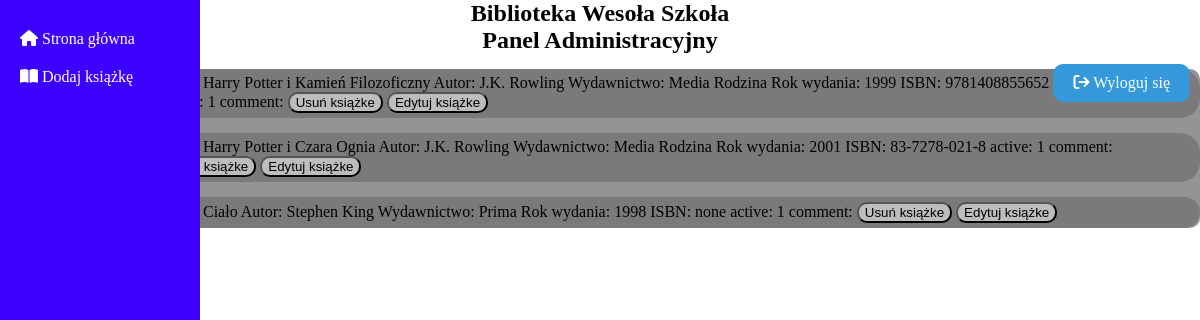
The page /BO/book_list.php on the database as committed earlier.
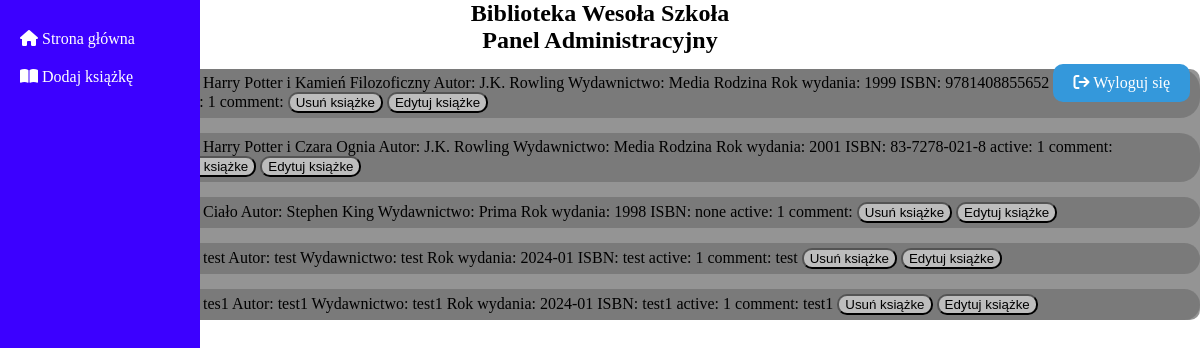
The same page on the database as committed later.
### tables this page shows
CREATE TABLE `book` (
  `id_book` int(11) NOT NULL,
  `title` varchar(255) NOT NULL,
  `author` varchar(255) NOT NULL,
  `publisher` varchar(255) NOT NULL,
  `publishYear` varchar(255) NOT NULL,
  `isbn` varchar(255) NOT NULL,
  `active` tinyint(1) NOT NULL,
  `comments` longtext NOT NULL
);

### DB/db_connection.php (called while the page is built, shortened)
<?php
class db_connection{
    var $host = "localhost";
    var $dbname = "wiai";
    var $username = "root";
    var $password = "";
    public function databaseConnect(){
        $con = mysqli_connect($this->host, $this->username, $this->password, $this->dbname);
        if(!$con){
            die("Connection failed: " . mysqli_connect_error());
        }
        else{
            $this->connect = $con;
        }
    }
}
?>

### DB/db_book.php (called while the page is built, shortened)
<?php
include('db_connection.php');
class db_book extends db_connection{
    function selectBookAll(){
        $query = 'SELECT * FROM `book` WHERE 1';
        $data = mysqli_query($this->connect, $query);
        if (mysqli_num_rows($data) > 0){
            return $data;
        }
    }
}
?>

### BO/book_list.php (the view, shortened to what this page needs)
<?php
include('./head_admin.php');
?>
    <div class="panel_lewy">
    <a class="przycisk" href="./admin_panel.php"><i class="fa-solid fa-house" style="color: #fff;"></i> Strona główna</a>
    <a class="przycisk" href="./book_add.php"><i class="fa-solid fa-book-open" style="color: #fff;"></i> Dodaj książkę</a>
    </div>
    <?php
    include('../DB/db_book.php');
    $baza = new db_book();
    $baza->databaseConnect();
    $data = $baza->selectBookAll();
    if (!empty($data)){
    ?>
    <div class="wpisy">
        <?php
            while($row = mysqli_fetch_assoc($data))
            {
                echo "<div id='wpis' class='artykul'>Tytuł: ".$row['title']." Autor: ".$row['author']." Wydawnictwo: ".$row['publisher']." Rok wydania: ".$row['publishYear']." ISBN: ".$row['isbn']." active: ".$row['active']." comment: ".$row['comments']."
                <button class='delete'><a href=book_list.php?del=True&id=".$row['id_book'].">
                Usuń książke
                </a></button>
                <button class='delete'><a href=book_edit.php?id=".$row['id_book'].">
                Edytuj książke
                </a></button>
                </div>";
            }
            } else {
                echo "Brak książek";
            }
        ?>
    </div>
</body>
</html>

### BO/head_admin.php (shortened to what this page needs)
<!DOCTYPE html>
<html lang="pl">
<head>
    <link rel="stylesheet" href="admin_panel.css">
    <link rel="stylesheet" href="https://cdnjs.cloudflare.com/ajax/libs/font-awesome/4.7.0/css/font-awesome.min.css">
</head>
<body>
    <header>
        <h2>Biblioteka Wesoła Szkoła<br>Panel Administracyjny</h2>
        <a href="login.php" class="logout" id="logout"><i class="fa-solid fa-arrow-right-from-bracket" style="color: #fff;"></i> Wyloguj się</a>
    </header>

### BO/admin_panel.css (style rules this page uses)
body { background-color: #ffffff; color: #000000; height: 100vh; margin: 0; padding: 0; }
header { text-align: center; }
h2 { margin: 0; }
.logout { padding: 10px 20px; text-decoration: none; color: #fff; background-color: #3498db; border-radius: 10px; float: right; margin-top: 10px; margin-right: 10px; }
.wpisy { margin-left: 13vw; background-color: rgba(42, 43, 42, 0.5); border-radius: 10px; }
.artykul a { text-decoration: none; color: aqua; }
.artykul { padding: 5px; background-color: rgba(98, 99, 98, 0.5); border-radius: 20px; margin-top: 15px; }
.delete { border-radius: 10px; background-color: rgba(255, 255, 255, 0.5); }
.delete a { text-decoration: none; color: #000; }
.panel_lewy { position: absolute; top: 0; left: 0; width: 200px; height: 100vh; background-color: #3c00ff; padding: 20px; box-sizing: border-box; }
.panel_lewy .przycisk { display: block; text-decoration: none; color: #ffffff; padding: 10px 0; }
.panel_lewy a { display: block; text-decoration: none; color: #333; padding: 10px 0; }

Rows that differ between the two databases and show on the page:
added book: title "test", author "test", publisher "test", publishYear "2024-01", isbn "test", active "1", comments "test"
added book: title "tes1", author "test1", publisher "test1", publishYear "2024-01", isbn "test1", active "1", comments "test1"
